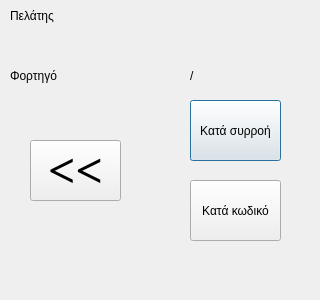
<?xml version="1.0" encoding="UTF-8"?>
<ui version="4.0">
 <class>fortosi_new_1_bClass</class>
 <widget class="QDialog" name="fortosi_new_1_bClass">
  <property name="geometry">
   <rect>
    <x>0</x>
    <y>0</y>
    <width>320</width>
    <height>300</height>
   </rect>
  </property>
  <property name="windowTitle">
   <string>Νέα Φόρτωση</string>
  </property>
  <widget class="QLabel" name="label">
   <property name="geometry">
    <rect>
     <x>10</x>
     <y>0</y>
     <width>61</width>
     <height>31</height>
    </rect>
   </property>
   <property name="text">
    <string>Πελάτης</string>
   </property>
  </widget>
  <widget class="QLabel" name="labelCustomer">
   <property name="geometry">
    <rect>
     <x>10</x>
     <y>30</y>
     <width>301</width>
     <height>31</height>
    </rect>
   </property>
   <property name="font">
    <font>
     <weight>75</weight>
     <bold>true</bold>
    </font>
   </property>
   <property name="text">
    <string/>
   </property>
  </widget>
  <widget class="QLabel" name="label_3">
   <property name="geometry">
    <rect>
     <x>10</x>
     <y>60</y>
     <width>61</width>
     <height>31</height>
    </rect>
   </property>
   <property name="text">
    <string>Φορτηγό</string>
   </property>
  </widget>
  <widget class="QLabel" name="labelCar1">
   <property name="geometry">
    <rect>
     <x>90</x>
     <y>60</y>
     <width>91</width>
     <height>31</height>
    </rect>
   </property>
   <property name="font">
    <font>
     <weight>75</weight>
     <bold>true</bold>
    </font>
   </property>
   <property name="text">
    <string/>
   </property>
  </widget>
  <widget class="QLabel" name="labelCar2">
   <property name="geometry">
    <rect>
     <x>210</x>
     <y>60</y>
     <width>91</width>
     <height>31</height>
    </rect>
   </property>
   <property name="font">
    <font>
     <weight>75</weight>
     <bold>true</bold>
    </font>
   </property>
   <property name="text">
    <string/>
   </property>
  </widget>
  <widget class="QPushButton" name="pushLoop">
   <property name="geometry">
    <rect>
     <x>190</x>
     <y>100</y>
     <width>91</width>
     <height>61</height>
    </rect>
   </property>
   <property name="text">
    <string>Κατά συρροή</string>
   </property>
  </widget>
  <widget class="QLabel" name="label_4">
   <property name="geometry">
    <rect>
     <x>190</x>
     <y>60</y>
     <width>21</width>
     <height>31</height>
    </rect>
   </property>
   <property name="text">
    <string>/</string>
   </property>
  </widget>
  <widget class="QPushButton" name="pushCode">
   <property name="geometry">
    <rect>
     <x>190</x>
     <y>180</y>
     <width>91</width>
     <height>61</height>
    </rect>
   </property>
   <property name="text">
    <string>Κατά κωδικό</string>
   </property>
  </widget>
  <widget class="QPushButton" name="pushBack">
   <property name="geometry">
    <rect>
     <x>30</x>
     <y>140</y>
     <width>91</width>
     <height>61</height>
    </rect>
   </property>
   <property name="font">
    <font>
     <family>Times New Roman</family>
     <pointsize>36</pointsize>
     <weight>75</weight>
     <bold>true</bold>
    </font>
   </property>
   <property name="text">
    <string>&lt;&lt;</string>
   </property>
  </widget>
 </widget>
 <layoutdefault spacing="6" margin="11"/>
 <resources/>
 <connections/>
</ui>
